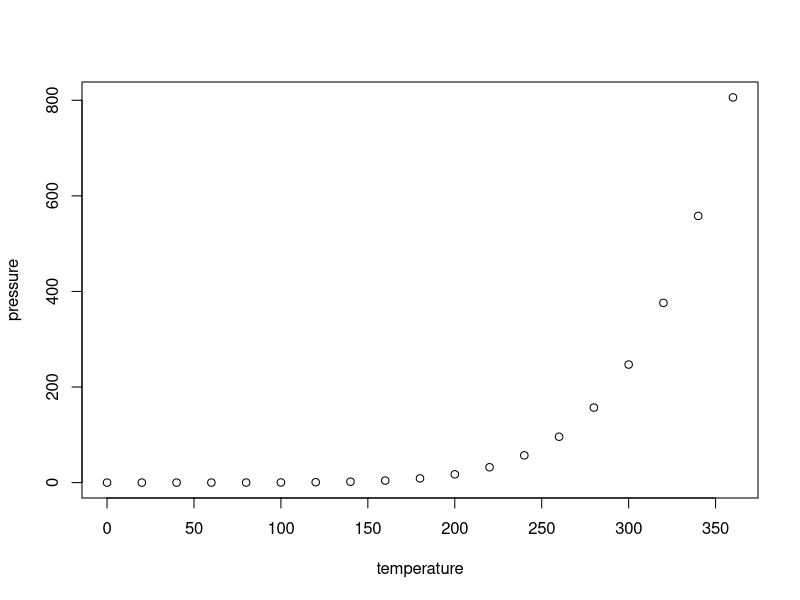
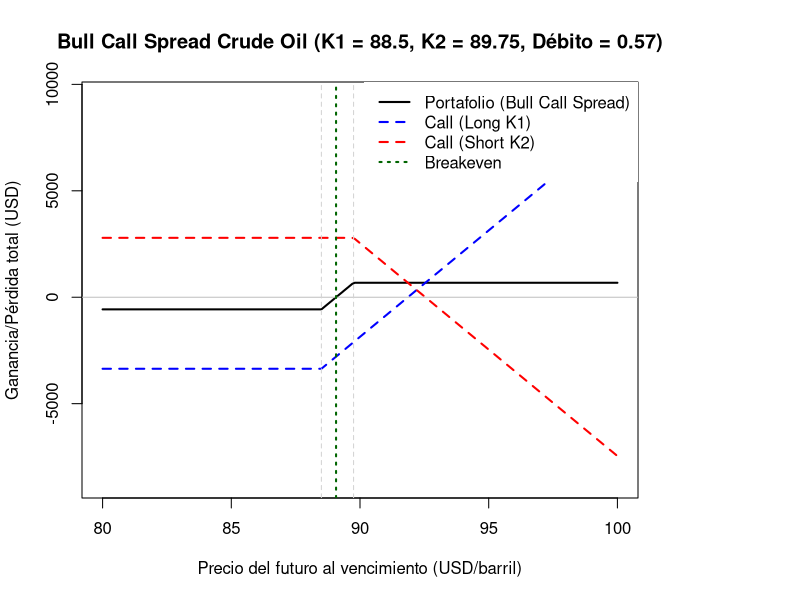

Here is the R script that generated these plots, in order: (Note: this script raises an error after producing the figures.)
## ---- chunk 1
knitr::opts_chunk$set(echo = TRUE)
## ---- chunk 2
summary(cars)
## ---- chunk 3
plot(pressure)
## ---- chunk 4

# Variables de las posiciones

strike_prc_1 <- 88.50       # Strike de la Call comprada
call_prc_1 <- 3.36          # Prima pagada por la Call comprada

strike_prc_2 <- 89.75       # Strike de la Call vendida
call_prc_2 <- 2.79          # Prima recibida por la Call vendida

# Tamaño del contrato de WTI West Texas Crude Oil

contract_size <- 1000       # número de barriles

# Rango de precios del futuro al vencimiento

future_prc_range <- seq(
  from = 80,
  to = 100,
  by = 0.1
)
## ---- chunk 5
# Prima neta pagada por barril

net_premium <- call_prc_1 - call_prc_2


# Call comprada (Long Call)

bought_call_profit <-
  pmax(
    future_prc_range - strike_prc_1,
    0
  ) - call_prc_1


# Call vendida (Short Call)

sold_call_profit <-
  call_prc_2 -
  pmax(
    future_prc_range - strike_prc_2,
    0
  )


# Resultado total del Bull Call Spread

bull_spread_profit <-
  bought_call_profit +
  sold_call_profit
## ---- chunk 6

# Punto de equilibrio

breakeven <-
  strike_prc_1 +
  net_premium


# Pérdida máxima por barril

max_loss <-
  -net_premium


# Ganancia máxima por barril

max_gain <-
  (strike_prc_2 - strike_prc_1) -
  net_premium


# Conversión a USD por contrato

max_loss_usd <-
  max_loss * contract_size

max_gain_usd <-
  max_gain * contract_size

## ---- chunk 7

net_premium
breakeven
max_loss_usd
max_gain_usd

## ---- chunk 8
# Configuración de la gráfica

par(mar = c(5.1, 4.1, 4.1, 8.1))


# Conversión de los resultados a USD por contrato

bought_call_profit_usd <-
  bought_call_profit * contract_size

sold_call_profit_usd <-
  sold_call_profit * contract_size

bull_spread_profit_usd <-
  bull_spread_profit * contract_size


# Límites de la gráfica

y_min <- min(c(
  bull_spread_profit_usd,
  bought_call_profit_usd,
  sold_call_profit_usd
))

y_max <- max(c(
  bull_spread_profit_usd,
  bought_call_profit_usd,
  sold_call_profit_usd
))

y_pad <- 0.08 * (y_max - y_min)


# Gráfica del Bull Call Spread

plot(
  x = future_prc_range,
  y = bull_spread_profit_usd,
  type = "l",
  lwd = 2,
  main = paste0(
    "Bull Call Spread Crude Oil (K1 = ",
    strike_prc_1,
    ", K2 = ",
    strike_prc_2,
    ", Débito = ",
    round(net_premium, 2),
    ")"
  ),
  xlab = "Precio del futuro al vencimiento (USD/barril)",
  ylab = "Ganancia/Pérdida total (USD)",
  ylim = c(
    y_min - y_pad,
    y_max + y_pad
  )
)

# Call comprada

lines(
  x = future_prc_range,
  y = bought_call_profit_usd,
  col = "blue",
  lty = 2,
  lwd = 2
)


# Call vendida

lines(
  x = future_prc_range,
  y = sold_call_profit_usd,
  col = "red",
  lty = 2,
  lwd = 2
)

# Línea horizontal en cero

abline(
  h = 0,
  col = "gray"
)


# Strike de la Call comprada

abline(
  v = strike_prc_1,
  col = "lightgray",
  lty = 2
)


# Strike de la Call vendida

abline(
  v = strike_prc_2,
  col = "lightgray",
  lty = 2
)


# Punto de equilibrio

abline(
  v = breakeven,
  col = "darkgreen",
  lty = 3,
  lwd = 2
)

legend(
  "topright",
  legend = c(
    "Portafolio (Bull Call Spread)",
    "Call (Long K1)",
    "Call (Short K2)",
    "Breakeven"
  ),
  lty = c(
    1,
    2,
    2,
    3
  ),
  lwd = c(
    2,
    2,
    2,
    2
  ),
  col = c(
    "black",
    "blue",
    "red",
    "darkgreen"
  ),
  box.lty = 0
)

## ---- chunk 9
knitr::include_graphics("Bull Spread WTI .png")
